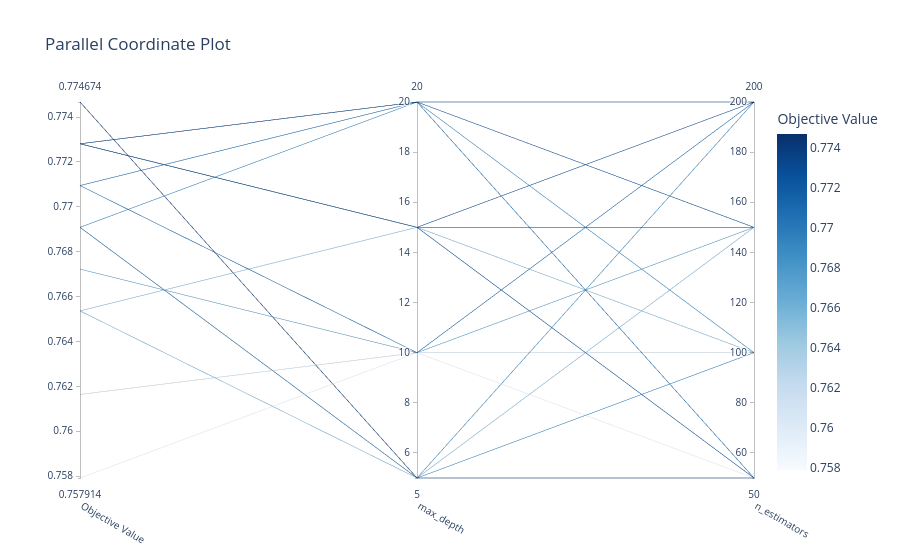

The notebook cell saved with this chart:
### Markdown cell above
### 2. Parallel Coordinates Plot
Shows all trials as lines crossing vertical axes (one axis per hyperparameter).
- Lines that end at high accuracy = good hyperparameter combinations
- Cluster of good lines → stable region of the search space
- Useful for spotting which parameter ranges consistently perform well

### Code cell
# 2. Parallel Coordinates Plot
plot_parallel_coordinate(study).show()

### Figure 1 — Plotly figure (JSON) as saved in the notebook; plotly's stock layout.template omitted (floating-point values rounded to 4 significant figures)
{"data": [{"dimensions": [{"label": "Objective Value", "range": [0.7579, 0.7747], "values": [0.7691, 0.7672, 0.7728, 0.7654, 0.7691, 0.7579, 0.7654, 0.7728, 0.7728, 0.7709, 0.7728, 0.7728, 0.7691, 0.7747, 0.7616, 0.7709]}, {"label": "max_depth", "range": [5, 20], "values": [5, 10, 15, 15, 20, 10, 5, 20, 15, 10, 20, 15, 5, 5, 10, 20]}, {"label": "n_estimators", "range": [50, 200], "values": [100, 150, 50, 100, 100, 50, 150, 150, 150, 200, 200, 200, 200, 50, 100, 50]}], "labelangle": 30, "labelside": "bottom", "line": {"color": [0.7691, 0.7672, 0.7728, 0.7654, 0.7691, 0.7579, 0.7654, 0.7728, 0.7728, 0.7709, 0.7728, 0.7728, 0.7691, 0.7747, 0.7616, 0.7709], "colorbar": {"title": {"text": "Objective Value"}}, "colorscale": [[0, "rgb(247,251,255)"], [0.125, "rgb(222,235,247)"], [0.25, "rgb(198,219,239)"], [0.375, "rgb(158,202,225)"], [0.5, "rgb(107,174,214)"], [0.625, "rgb(66,146,198)"], [0.75, "rgb(33,113,181)"], [0.875, "rgb(8,81,156)"], [1, "rgb(8,48,107)"]], "reversescale": false, "showscale": true}, "type": "parcoords"}], "layout": {"title": {"text": "Parallel Coordinate Plot"}}}
